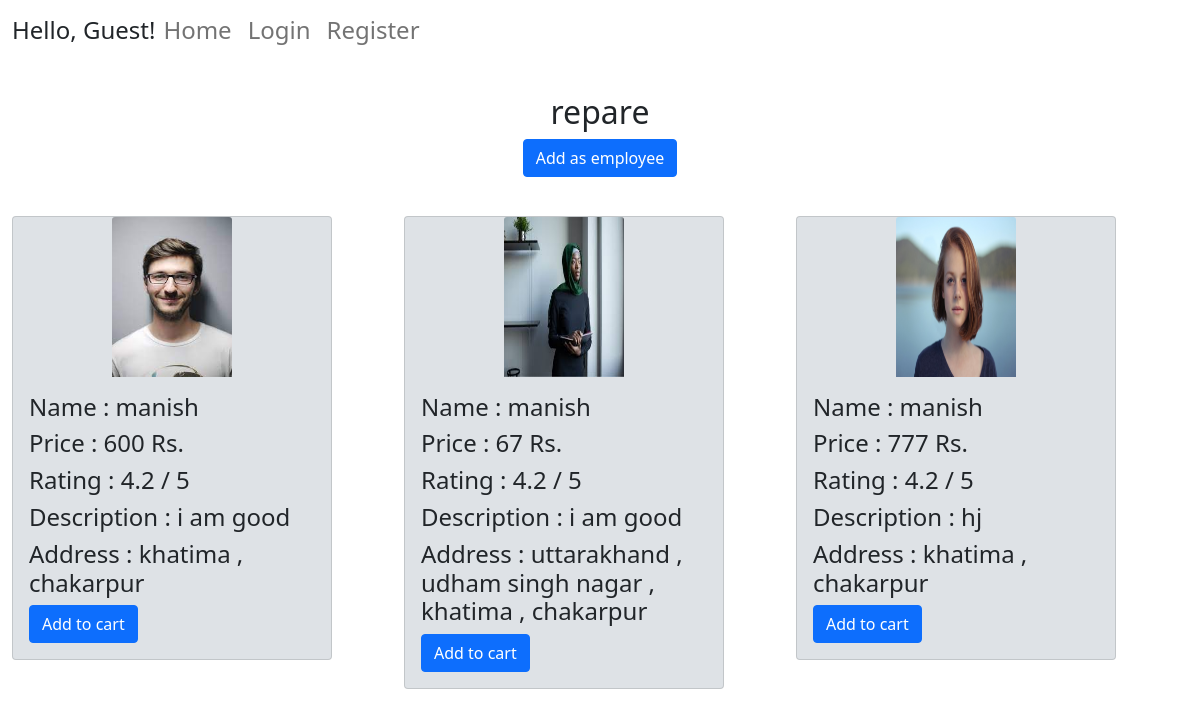
/service/1, run on an earlier commit of the app's database.
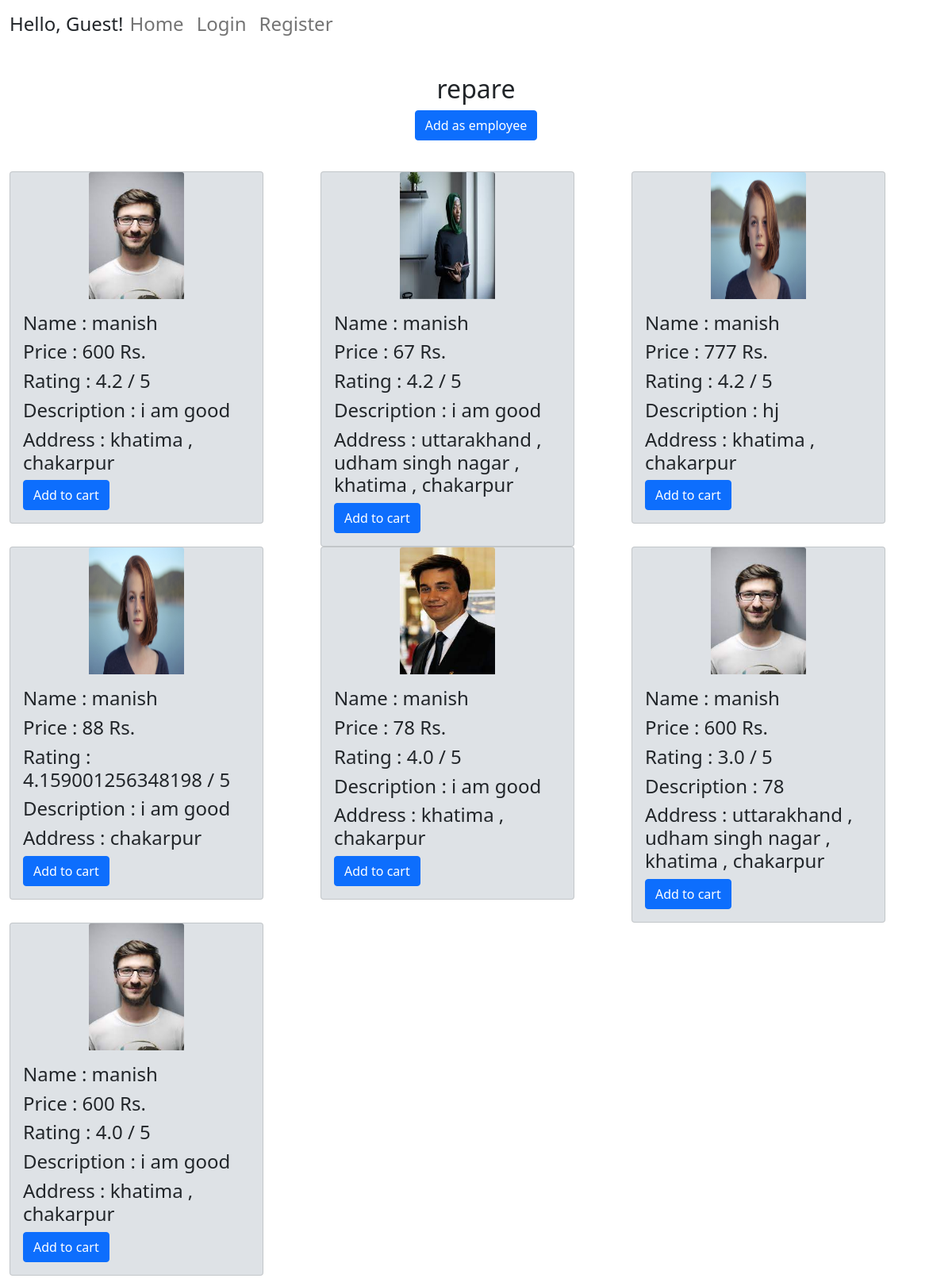
And on a later commit of the database.
### user/models.py (models this page shows, shortened)
class Services(models.Model):
    service = models.CharField(max_length=100 )
    sub_category = models.BooleanField(default=False)

class Employee(models.Model):
    user_id = models.CharField(max_length=100 , default=None)
    service = models.CharField(max_length=100 )
    name = models.CharField(max_length=100 )
    category = models.CharField(max_length=100 , default=None)
    cost = models.IntegerField(default = 0)
    rating = models.FloatField(default = 4.2)
    description = models.TextField(default = None)
    address = models.TextField(blank = True , default = None)
    image = models.FileField(upload_to = 'user/static/user/image')

### user/views.py (the view)
# urls.py: path('service/<int:servicepk>' , views.service , name = 'service'),
def service(req ,servicepk, categorypk = None):
    if req.user.is_authenticated:
        user_obj = req.user
        profile_obj = Profile.objects.filter(user = user_obj).first()
        if profile_obj is None:
            return redirect('/login')
    ser_obj = Services.objects.filter(pk = servicepk).first()
    if categorypk is None:
        emp_obj = Employee.objects.filter(service = ser_obj.service).all()
        cat = ser_obj.service
    else:
        cat_obj = Categorys.objects.filter(pk = categorypk).first()
        emp_obj = Employee.objects.filter(category = cat_obj.category).all()
        cat = cat_obj.category
    emplist = []
    for emp in emp_obj:
        emp_data = Employee.objects.filter(pk = emp.id).first()
        emplist.append(emp_data)
    return render(req , 'user/service.html' , {'emp_present': len(emp_obj) ,'cat': cat,  'employees' : emplist , 'servicepk':servicepk , 'categorypk' : categorypk})

### user/templates/user/service.html
{% extends 'user/base.html' %}
{% block content %}
{% load static %}
<h2 class = " d-flex justify-content-center align-items-center">  {{cat}}   <h2>
<div class = "d-flex justify-content-center align-items-center">
{% if categorypk %}
    <button type="button" class="btn btn-primary "> <a href = "{% url 'add_emp' servicepk=servicepk categorypk=categorypk %}" style = "text-decoration: none; color:white" >Add as employee</a> </button>
{% else %}
    <button type="button" class="btn btn-primary "> <a href = "{% url 'add_emp' servicepk=servicepk %}" style = "text-decoration: none; color:white" >Add as employee</a> </button>
{% endif %}
</div>
<br>
{% if emp_present == 0 %}
    <h2>No employee available</h2>
{% else %}
            <div class="card-group">
                {% for employee in employees %}
                <div class="col" >
                    <div class="card" style="width: 20rem; background-color:#dee2e6;">
                        <img class="card-img-top" style="margin-left: auto;margin-right: auto; width:10vw; height: 20vh"src = "{% static employee.image %}" style="width: 20%; height:10vw;" alt="Card image cap">
                        <div class="card-body">
                            <h4> Name : {{employee.name}}</h4>
                            <h4> Price : {{employee.cost}} Rs.</h4>
                            <h4> Rating : {{employee.rating}} / 5</h4>
                            <h4> Description : {{employee.description}}</h4>
                            <h4> Address : {{employee.address}}</h4>
                            {% if categorypk %}
                                <button type="button" class="btn btn-primary"> <a href = "{% url 'addcart' emp_pk=employee.id servicepk=servicepk categorypk=categorypk %}" style = "text-decoration: none; color:white" >Add to cart</a> </button>
                            {% else %}
                                <button type="button" class="btn btn-primary"> <a href = "{% url 'addcart' emp_pk=employee.id servicepk=servicepk %}" style = "text-decoration: none; color:white" >Add to cart</a> </button>
                            {% endif %}
                        </div>
                    </div>
                </div>
                {% endfor %}
            </div>
{% endif %}
{% endblock %}

### user/templates/user/base.html (shortened to what this page needs)
<html>
  <head>
    <link href="https://cdn.jsdelivr.net/npm/bootstrap@5.1.3/dist/css/bootstrap.min.css" rel="stylesheet">
  </head>
  <body >
  <div class="container-fluid" >
    <nav class="navbar navbar-expand-lg navbar-light ">
      <h4>Hello, {{ user.username|default:'Guest' }}! </h4>
      <div class="collapse navbar-collapse" id="navbarNav">
        <ul class="navbar-nav">
        <li class="nav-item active">
            <h4><a class="nav-link" href="{% url 'user'%} ">Home </a></h4>
        </li>
      {% if user.is_authenticated %}
        <li class="nav-item active">
            <h4><a class="nav-link" href="{% url 'profile'%} ">Profile <span class="sr-only"></span></a></h4>
        </li>
        <li class="nav-item active">
            <h4><a class="nav-link" href="{% url 'logout'%} ">Logout <span class="sr-only"></span></a></h4>
        </li>
        <li class="nav-item">
            <h4><a class="nav-link" href="{% url 'cart'%}">Cart</a></h4>
        </li>
        <li class="nav-item">
            <h4><a class="nav-link" href="{% url 'order'%}">Order</a></h4>
        </li>
        <li class="nav-item">
          <h4><a class="nav-link" href="{% url 'notification'%}">Notification</a></h4>
        </li>
        </ul>
      </div>
      {% else %}
        <li class="nav-item active">
            <h4><a class="nav-link" href="{% url 'login' %}">Login </a></h4>
        </li>
        <li class="nav-item">
            <h4><a class="nav-link" href="{% url 'register' %}">Register</a></h4>
        </li>
        </ul>
      </div>
      {% endif %}
    </nav>
    <br>
    {% block content %}
    {% endblock %}
  </div>
  </body>
</html>

What changed in the data, as far as the page shows it:
added Employee: image (picture), name "manish", cost "88", rating "4.159001256348198", description "i am good", address "chakarpur"
added Employee: image (picture), name "manish", cost "78", rating "4.0", description "i am good", address "khatima , chakarpur"
added Employee: image (picture), name "manish", cost "600", rating "3.0", description "78", address "uttarakhand , udham singh nagar , khatima , chakarpur"
added Employee: image (picture), name "manish", cost "600", rating "4.0", description "i am good", address "khatima , chakarpur"
